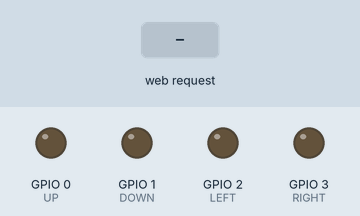
This sketch was run on a simulated ESP8266 (NodeMCU). On the bench: output pins drawn as LEDs (lit = HIGH). The inputs (shaded band) are chosen by the test bench. What the sketch prints to the serial monitor is not drawn.

Above: at 2.2 s.
2.3 s: HTTP request GET /on/a received
At 3.4 s:
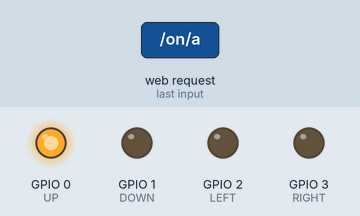
3.8 s: HTTP request GET /on/b received
At 4.6 s:
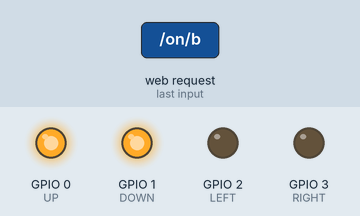
5.3 s: HTTP request GET /off/a received
At 5.7 s:
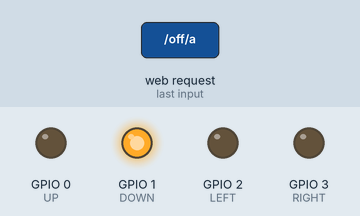
6.8 s: HTTP request GET /on/left received
At 8.0 s:
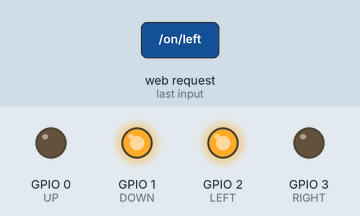
8.3 s: HTTP request GET /off/b received
At 9.2 s:
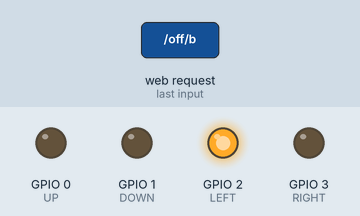
9.8 s: HTTP request GET /on/right received
At 10.4 s:
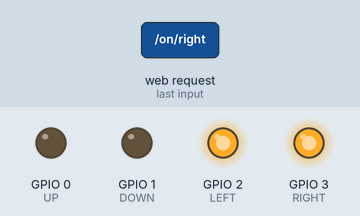
Timing chart, 0 to 12.3 s (numbered marks = the images above; inputs shaded):
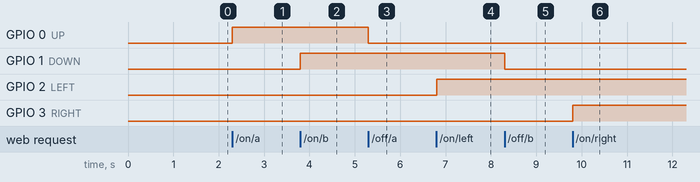

The sketch:

carrinho-wifi.ino
```cpp
/* Create a WiFi access point and provide a web server on it. */

#include <ESP8266WiFi.h>
#include <WiFiClient.h>
#include <ESP8266WebServer.h>

#ifndef APSSID
#define APSSID "Carrinho Wifi"
#define APPSK "12345678"
#endif

/* Pins configuration */
#define UP 0
#define DOWN 1
#define LEFT 2
#define RIGHT 3

/* Set these to your desired credentials. */
const char *ssid = APSSID;
const char *password = APPSK;

ESP8266WebServer server(80);

/* Just a little test message.  Go to http://192.168.4.1 in a web browser
   connected to this access point to see it.
*/
void handleRoot() {
  server.send(200, "text/html",
  "<!DOCTYPE html>\
<html lang='pt-br'>\
\
<head>\
    <meta charset='UTF-8'>\
    <meta name='viewport' content='width=device-width, initial-scale=1.0'>\
    <title>SNES Controller</title>\
    <style>\
        * {\
            margin: 0px;\
            padding: 0px;\
            box-sizing: border-box;\
        }\
\
        body {\
            display: flex;\
            justify-content: center;\
            align-items: center;\
            background-color: #333;\
            font-family: 'Helvetica Neue', sans-serif;\
            -webkit-user-select: none;\
            -ms-user-select: none;\
            user-select: none;\
            width: 100dvw;\
            height: 100dvh;\
        }\
\
        .snes-controller {\
            width: 100dvw;\
            height: 100dvh;\
            max-height: 50vw;\
            background-color: #d1d1d1;\
            border-radius: 15px 15px 10px 10px;\
            box-shadow: 0 10px 0 #b0b0b0, inset 0 2px 3px rgba(255, 255, 255, 0.4), inset 0 -2px 3px rgba(0, 0, 0, 0.3);\
            display: flex;\
            justify-content: space-between;\
            align-items: center;\
            position: relative;\
        }\
\
        .left-side,\
        .right-side {\
            width: 150px;\
            height: 100%;\
            display: flex;\
            align-items: center;\
            justify-content: center;\
        }\
\
        /* D-Pad */\
        .d-pad {\
            position: relative;\
            width: 120px;\
            height: 120px;\
        }\
\
        .d-pad-btn {\
            position: absolute;\
            background-color: #5a5a5a;\
            box-shadow: 0 3px 0 #3a3a3a, inset 0 1px 1px rgba(255, 255, 255, 0.3);\
            cursor: pointer;\
        }\
\
        .d-pad-btn.pressed {\
            transform: translateY(2px);\
            box-shadow: 0 1px 0 #3a3a3a, inset 0 1px 1px rgba(0, 0, 0, 0.4);\
        }\
\
        .d-pad-btn.up {\
            width: 40px;\
            height: 40px;\
            top: 0;\
            left: 40px;\
            border-radius: 5px 5px 0 0;\
        }\
\
        .d-pad-btn.right {\
            width: 40px;\
            height: 40px;\
            top: 40px;\
            right: 0;\
            border-radius: 0 5px 5px 0;\
        }\
\
        .d-pad-btn.down {\
            width: 40px;\
            height: 40px;\
            bottom: 0;\
            left: 40px;\
            border-radius: 0 0 5px 5px;\
            z-index: 1;\
        }\
\
        .d-pad-btn.left {\
            width: 40px;\
            height: 40px;\
            top: 40px;\
            left: 0;\
            border-radius: 5px 0 0 5px;\
        }\
\
        .d-pad-center {\
            position: absolute;\
            width: 40px;\
            height: 40px;\
            top: 40px;\
            left: 40px;\
            background-color: #5a5a5a;\
            box-shadow: 0 3px 0 #3a3a3a, inset 0 1px 1px rgba(255, 255, 255, 0.3);\
        }\
\
        /* Center Section */\
        .center-section {\
            display: flex;\
            flex-direction: column;\
            align-items: center;\
            gap: 20px;\
        }\
\
        .brand {\
            text-align: center;\
            color: #9a8f9b;\
            font-weight: bold;\
        }\
\
        .super-nintendo {\
            font-style: italic;\
            font-size: 16px;\
            letter-spacing: -1px;\
        }\
\
        .entertainment-system {\
            font-size: 6px;\
            letter-spacing: 0.5px;\
        }\
\
        .center-buttons {\
            display: flex;\
            gap: 10px;\
        }\
\
        .select-start-btn {\
            width: 40px;\
            height: 15px;\
            background-color: #5a5a5a;\
            border-radius: 10px;\
            box-shadow: 0 2px 0 #3a3a3a;\
            cursor: pointer;\
            color: #9a8f9b;\
            font-size: 10px;\
            text-align: center;\
            line-height: 15px;\
            font-weight: bold;\
        }\
\
        .select-start-btn.pressed {\
            transform: translateY(1px);\
            box-shadow: 0 1px 0 #3a3a3a;\
        }\
\
\
        /* Action Buttons */\
        .right-side {\
            position: relative;\
            transform: rotate(-45deg);\
            padding-bottom: 10px;\
        }\
\
        .action-buttons {\
            display: grid;\
            grid-template-areas: 'y x' 'b a';\
            gap: 15px;\
        }\
\
        .action-btn-outer {\
            width: 50px;\
            height: 50px;\
            border-radius: 50%;\
            display: flex;\
            justify-content: center;\
            align-items: center;\
            cursor: pointer;\
        }\
\
        .action-btn-inner {\
            width: 100%;\
            height: 100%;\
            border-radius: 50%;\
            display: flex;\
            justify-content: center;\
            align-items: center;\
            font-size: 20px;\
            font-weight: bold;\
            color: white;\
            text-shadow: 1px 1px 2px rgba(0, 0, 0, 0.5);\
            box-shadow: 0 4px 0 #333;\
            transform: rotate(45deg);\
        }\
\
        .action-btn-outer.pressed .action-btn-inner {\
            transform: translateY(2px) rotate(45deg);\
            box-shadow: 0 1px 0 #333;\
        }\
\
        .x {\
            grid-area: x;\
        }\
\
        .y {\
            grid-area: y;\
        }\
\
        .a {\
            grid-area: a;\
        }\
\
        .b {\
            grid-area: b;\
        }\
\
        .x .action-btn-inner,\
        .y .action-btn-inner {\
            box-shadow: inset 0 0 15px rgba(0, 0, 0, 0.3), 0 4px 0 #333;\
        }\
\
        .x.pressed .action-btn-inner,\
        .y.pressed .action-btn-inner {\
            box-shadow: inset 0 0 5px rgba(0, 0, 0, 0.5), 0 1px 0 #333;\
        }\
\
        .x .action-btn-inner {\
            background-color: #0072c6;\
        }\
\
        .y .action-btn-inner {\
            background-color: #1e8c47;\
        }\
\
        .a .action-btn-inner {\
            background-color: #ce2029;\
        }\
\
        .b .action-btn-inner {\
            background-color: #f7d200;\
        }\
    </style>\
</head>\
\
<body>\
    <div class='snes-controller'>\
        <div class='left-side'>\
            <div class='d-pad'>\
                <div class='d-pad-btn up' data-key='up'></div>\
                <div class='d-pad-btn right' data-key='right'></div>\
                <div class='d-pad-btn down' data-key='down'></div>\
                <div class='d-pad-btn left' data-key='left'></div>\
                <div class='d-pad-center'></div>\
            </div>\
        </div>\
        <div class='center-section'>\
            <div class='brand'>\
                <span class='super-nintendo'>Super Brinquedo</span><br>\
                <span class='entertainment-system'>ENTERTAINMENT CAR</span>\
            </div>\
            <div class='center-buttons'>\
                <div class='select-start-btn select' data-key='select'>SELECT</div>\
                <div class='select-start-btn start' data-key='start'>START</div>\
            </div>\
        </div>\
        <div class='right-side'>\
            <div class='action-buttons'>\
                <div class='action-btn-outer x' data-key='x'>\
                    <div class='action-btn-inner'>X</div>\
                </div>\
                <div class='action-btn-outer y' data-key='y'>\
                    <div class='action-btn-inner'>Y</div>\
                </div>\
                <div class='action-btn-outer b' data-key='b'>\
                    <div class='action-btn-inner'>B</div>\
                </div>\
                <div class='action-btn-outer a' data-key='a'>\
                    <div class='action-btn-inner'>A</div>\
                </div>\
            </div>\
        </div>\
    </div>\
    <script>\
        document.addEventListener('DOMContentLoaded', () => {\
            const buttons = document.querySelectorAll('[data-key]');\
\
            function handlePress(element) {\
                if (element) {\
                    element.classList.add('pressed');\
                    var data_key = element.getAttribute('data-key');\
                    commandOn(data_key);\
                }\
            }\
\
            function handleRelease(element) {\
                if (element) {\
                    element.classList.remove('pressed');\
                    var data_key = element.getAttribute('data-key');\
                    commandOff(data_key);\
                }\
            }\
\
            async function commandOn(btn) {\
                const url = '/on/' + btn.toString();\
                try {\
                    const response = await fetch(url);\
                    if (!response.ok) {\
                        throw new Error(`Response status: ${response.status}`);\
                    }\
                    const text = await response.text();\
                    console.log(text + ' pressionado');\
                } catch (error) {\
                    console.error(error.message);\
                }\
            }\
\
            async function commandOff(btn) {\
                const url = '/off/' + btn.toString();\
                try {\
                    const response = await fetch(url);\
                    if (!response.ok) {\
                        throw new Error(`Response status: ${response.status}`);\
                    }\
                    const text = await response.text();\
                    console.log(text + ' solto');\
                } catch (error) {\
                    console.error(error.message);\
                }\
            }\
\
            buttons.forEach(button => {\
                // Mouse events\
                button.addEventListener('mousedown', (e) => {\
                    e.preventDefault();\
                    handlePress(button);\
                });\
                button.addEventListener('mouseup', () => handleRelease(button));\
                button.addEventListener('mouseleave', () => handleRelease(button));\
\
                // Touch events\
                button.addEventListener('touchstart', (e) => {\
                    e.preventDefault();\
                    handlePress(button);\
                });\
                button.addEventListener('touchend', () => handleRelease(button));\
                button.addEventListener('touchcancel', () => handleRelease(button));\
            });\
\
            // Keyboard events\
            const keyMap = {\
                'ArrowUp': 'up', 'ArrowDown': 'down', 'ArrowLeft': 'left', 'ArrowRight': 'right',\
                'KeyZ': 'b', 'KeyX': 'a', 'KeyA': 'y', 'KeyS': 'x',\
                'Enter': 'start', 'ShiftRight': 'select'\
            };\
\
            document.addEventListener('keydown', (e) => {\
                const key = keyMap[e.code];\
                if (key) {\
                    const button = document.querySelector(`[data-key='${key}']`);\
                    if (button) {\
                        e.preventDefault();\
                        handlePress(button);\
                    }\
                }\
            });\
\
            document.addEventListener('keyup', (e) => {\
                const key = keyMap[e.code];\
                if (key) {\
                    const button = document.querySelector(`[data-key='${key}']`);\
                    if (button) {\
                        e.preventDefault();\
                        handleRelease(button);\
                    }\
                }\
            });\
        });\
    </script>\
</body>\
\
</html>");
}

void handleOnUp() {
  digitalWrite(UP, HIGH);
  server.send(200, "text/plain", "Up");
}

void handleOffUp() {
  digitalWrite(UP, LOW);
  server.send(200, "text/plain", "Up");
}

void handleOnDown() {
  digitalWrite(DOWN, HIGH);
  server.send(200, "text/plain", "Down");
}

void handleOffDown() {
  digitalWrite(DOWN, LOW);
  server.send(200, "text/plain", "Down");
}

void handleOnLeft() {
  digitalWrite(LEFT, HIGH);
  server.send(200, "text/plain", "Left");
}

void handleOffLeft() {
  digitalWrite(LEFT, LOW);
  server.send(200, "text/plain", "Left");
}

void handleOnRight() {
  digitalWrite(RIGHT, HIGH);
  server.send(200, "text/plain", "Right");
}

void handleOffRight() {
  digitalWrite(RIGHT, LOW);
  server.send(200, "text/plain", "Right");
}

void handleUnsedBtn() {
  server.send(200, "text/plain", "Button");
}

void setup() {
  pinMode(UP, OUTPUT);
  pinMode(DOWN, OUTPUT);
  pinMode(LEFT, OUTPUT);
  pinMode(RIGHT, OUTPUT);
  digitalWrite(UP, LOW);
  digitalWrite(DOWN, LOW);
  digitalWrite(LEFT, LOW);
  digitalWrite(RIGHT, LOW);
  delay(1000);
  Serial.begin(115200);
  Serial.println();
  Serial.print("Configuring access point...");
  /* You can remove the password parameter if you want the AP to be open. */
  WiFi.softAP(ssid, password);

  IPAddress myIP = WiFi.softAPIP();
  Serial.print("AP IP address: ");
  Serial.println(myIP);
  server.on("/", handleRoot);
  // Botões utilizados para controle
  server.on("/on/a", handleOnUp);
  server.on("/off/a", handleOffUp);
  server.on("/on/b", handleOnDown);
  server.on("/off/b", handleOffDown);
  server.on("/on/left", handleOnLeft);
  server.on("/off/left", handleOffLeft);
  server.on("/on/right", handleOnRight);
  server.on("/off/right", handleOffRight);
  // Botões não utilizados
  server.on("/on/up", handleUnsedBtn);
  server.on("/off/up", handleUnsedBtn);
  server.on("/on/down", handleUnsedBtn);
  server.on("/off/down", handleUnsedBtn);
  server.on("/on/x", handleUnsedBtn);
  server.on("/off/x", handleUnsedBtn);
  server.on("/on/y", handleUnsedBtn);
  server.on("/off/y", handleUnsedBtn);
  server.on("/on/select", handleUnsedBtn);
  server.on("/off/select", handleUnsedBtn);
  server.on("/on/start", handleUnsedBtn);
  server.on("/off/start", handleUnsedBtn);

  server.begin();
  Serial.println("HTTP server started");
}

void loop() {
  server.handleClient();
}
```

Measured:
- after the input at 2.3 s, GPIO 0 (UP): LOW → HIGH at once
- after the input at 3.8 s, GPIO 1 (DOWN): LOW → HIGH at once
- after the input at 5.3 s, GPIO 0 (UP): HIGH → LOW at once
- after the input at 6.8 s, GPIO 2 (LEFT): LOW → HIGH at once
- after the input at 8.3 s, GPIO 1 (DOWN): HIGH → LOW at once
- after the input at 9.8 s, GPIO 3 (RIGHT): LOW → HIGH at once
